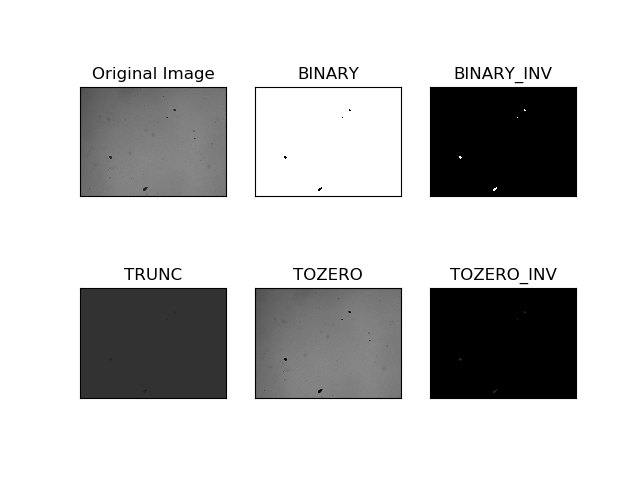
#> input picture Thresholding - Figure.png, 640 x 480 px
$ python -i OM.py   (imports and definitions only)
#> lines starting #> are read from the running program, lines starting #| are printed output that depends on the picture; after the words box and inside, x2 and y2 are one past the last pixel; in counts of white or black regions, pixels touching at a corner belong together
#> further down, picture is the input picture: shape (480, 640, 3); min 0, max 255, mean 200.2
import cv2
import numpy as np
from matplotlib import pyplot as plt
import math
import os
import csv

std_thresh = 18
area_thresh = 600

def dist(m,a):
    return math.sqrt((abs(m[0]-a[0])**2) + (abs(m[1]-a[1]**2)))

def process(img, show = False) -> dict:
#> called with show = False
    img = cv2.cvtColor(img, cv2.COLOR_BGR2GRAY)
    img = cv2.GaussianBlur(img, (3,3), 0)
    ret,thresh = cv2.threshold(img,70,255,cv2.THRESH_BINARY)
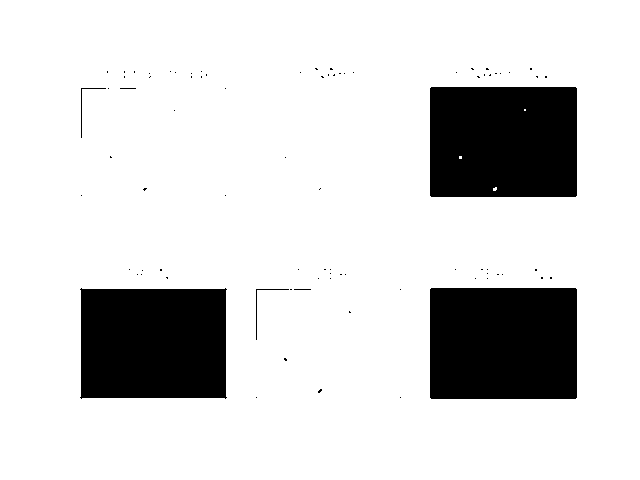
#> thresh: shape (480, 640); 84.2% white; 82 black regions (77 under 20 px), largest, box (x1, y1, x2, y2) and area: (430, 288, 577, 399) 16313, (430, 87, 577, 197) 16140, (80, 288, 227, 399) 15813, (256, 289, 289, 340) 83, (81, 88, 106, 138) 74
    edges = cv2.Canny(image=thresh, threshold1=100, threshold2=200) # Canny Edge Detection
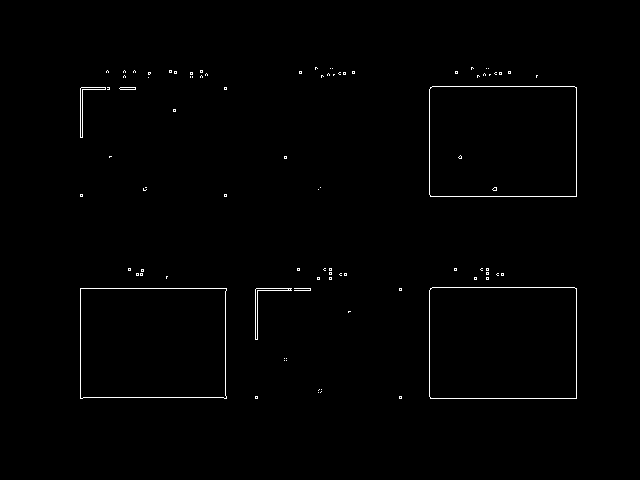
#> edges: shape (480, 640); 0.77% white in thin lines or dots, all inside (x1, y1, x2, y2) = (80, 67, 577, 399)
    img_dilation = cv2.dilate(edges, None, iterations=4)
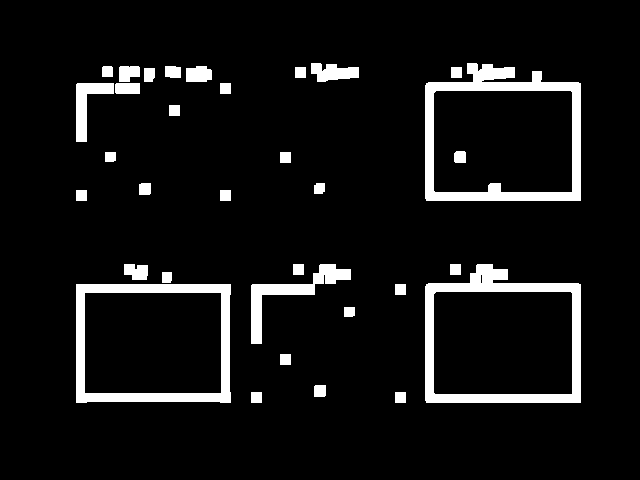
#> img_dilation: shape (480, 640); 7.4% white; 33 white regions
    contours, hierarchy = cv2.findContours(img_dilation, cv2.RETR_EXTERNAL, cv2.CHAIN_APPROX_SIMPLE)
#> contours = 32 contours; largest, box (x1, y1, x2, y2) and area: (425, 264, 581, 403) 18954, (425, 63, 581, 201) 18954, (76, 284, 231, 403) 17942, (251, 264, 351, 344) 1620, (76, 83, 114, 142) 850
    contour_img = np.zeros(np.shape(img))

    for i in range(len(contours)):
        cv2.drawContours(contour_img,contours,i,(255,0,0),3)
#> this loop made 32 passes
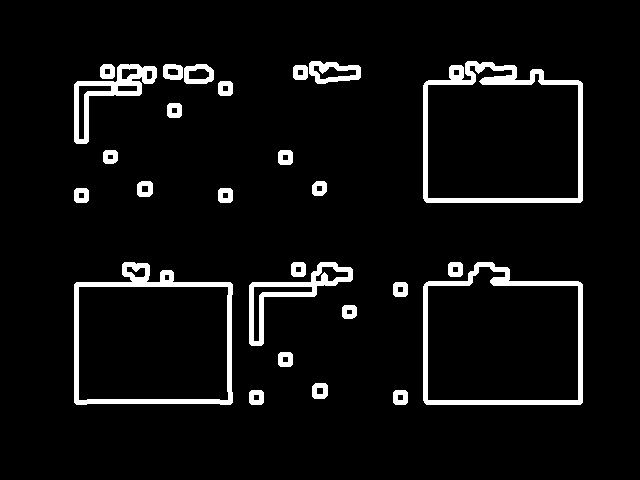
#> contour_img: shape (480, 640) float64; 5.8% white; 26 white regions

    defects = []
    img_area = np.shape(img_dilation)[0] * np.shape(img_dilation)[1]
#> img_area = 307200
    median = []
    mean_d = []
    std_d = []
    contour_thresh = []
    bh_count=0
    lof_count=0
    bh_area_percent=0
    lof_area_percent=0

    for contour in contours:
        area = cv2.contourArea(contour)
        if (area > area_thresh):
            m = ((np.sum(contour, axis=0))/len(contour)).squeeze()
            median.append(m)
            contour_thresh.append(contour)
            cnt = contour.squeeze()
            d = []
            for a in cnt:
                d.append(dist(m, a))
            mean_d.append(np.mean(d))
            std_d.append(np.std(d))

            area_percent = (area / img_area) * 100

            isCircle = np.std(d) < std_thresh
            if isCircle:
                bh_count+=1
                bh_area_percent+=area_percent
            else:
                lof_count+=1
                lof_area_percent+=area_percent

            defects.append({
                'contour':contour,
                'median':m,
                'area':area,
                'area_percent':area_percent,
                'mean':np.mean(d),
                'std':np.std(d),
                'isBlowhole':isCircle
            })
#> this loop made 32 passes
#> area on passes 3, 5, 8, 13, 16, 17, 19, 22, 24, 27, 28, 29: 120, 88.5, 88.5, 278, 93, 119, 88.5, 239, 124, 331, 156, 248.5
#> (contour, area) on passes 1, 2, 4, 6, 10, 12: ([[395, 392], [395, 402], [405, 402], [405, 392]], 100), ([[251, 392], [251, 402], [261, 402], [261, 392]], 100), ([[280, 354], [280, 364], [290, 364], [290, 354]], 100), ([[395, 284], [395, 294], [405, 294], [405, 284]], 100), ([[450, 264], [450, 274], [460, 274], [460, 264]], 100), ([[293, 264], [293, 274], [303, 274], [303, 264]], 100)
#> after the loop, bh_area_percent = 0; bh_count = 0; contour_thresh = 5 contours; box (x1, y1, x2, y2) and area: (425, 264, 581, 403) 18954, (425, 63, 581, 201) 18954, (76, 284, 231, 403) 17942, (251, 264, 351, 344) 1620, (76, 83, 114, 142) 850; defects = 5 items; lof_area_percent = 18.98; lof_count = 5; mean_d = [368.6, 298.3, 283.8, 102.1, 93.13]; median = [[178.5, 362.5], [482.1, 295.1], [311.3, 282.8], [89.25, 101.5], [492.1, 85.3]]; std_d = [51.41, 45.48, 19.52, 22.82, 38.05]

    fig = plt.figure()

    if show:

        plt.imshow(contour_img, cmap='gray')
        for a in defects:
            if a['isBlowhole']:
                color='green'
                plt.plot(a['median'][0], a['median'][1], '.', color=color, label='Blowhole')
            else:
                color = 'red'
                plt.plot(a['median'][0], a['median'][1], '.', color=color, label='Lack of Fusion')
        plt.title('Defects')

    def_count = lof_count+bh_count
#> def_count = 5
    defect_stats = {
        "def_count" : def_count,
        "lof_count" : lof_count,
        "lof_area_percent" : lof_area_percent,
        "bh_count" : bh_count,
        "bh_area_percent" : bh_area_percent,
    }
#> defect_stats = {'def_count': 5, 'lof_count': 5, 'lof_area_percent': 18.98, 'bh_count': 0, 'bh_area_percent': 0}

    return defect_stats, fig

def process_all_images(path):
    conditions = os.listdir(path)
    stats = {}
    for condition in conditions:
        stats[condition] = {}
        condition_path = path + "\\" + condition
        images = os.listdir(condition_path)
        for img_name in images:
            if "tif" in img_name or "jpg" in img_name:
                img = cv2.imread(condition_path+"\\"+img_name)
                stats[condition][img_name],fig = process(img, show=True)
    return stats, fig


def sum_stats(stats):
    stats_sum = []
    for condition in stats:
        condition_sum = {
            "condition" : condition,
            "def_count" : 0,
            "lof_count" : 0,
            "bh_count" : 0,
            "lof_area_percent" : 0,
            "bh_area_percent" : 0,
        }
        for stat in stats[condition]:
            for param in stats[condition][stat]:
                condition_sum[param] += stats[condition][stat][param]

        condition_sum["lof_area_percent"] = condition_sum["lof_area_percent"]/len(stats[condition])
        condition_sum["bh_area_percent"] = condition_sum["bh_area_percent"]/len(stats[condition])
        stats_sum.append(condition_sum)
    return stats_sum


def write_to_csv(list_of_dicts):
    with open("Data/output.csv", 'w') as f:
        field_names = list(list_of_dicts[0].keys())
        writer = csv.DictWriter(f, fieldnames=field_names)
        writer.writeheader()
        for dictionary in list_of_dicts:
            writer.writerow(dictionary)

# [5 lines not run here, left out]

>>> import cv2
>>> picture = cv2.imread('Thresholding - Figure.png')
>>> result = process(picture)
